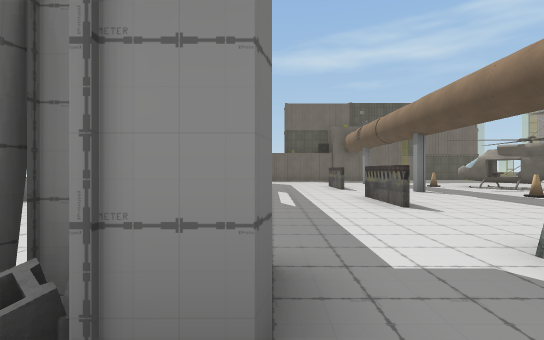
View 1 (above)

24 first-person views from a walk through a 3-D level made in the Unity game engine. The camera is 1.3 m above the floor, looks level and sees 85° across. The floor is counted in squares, 2 m on a side. Each view is taken from the middle of a square. On the plan, view 1 faces up. The plan holds only what a view shows up to about 9 squares ahead; the rest is blank. The place goes on beyond the plan. Some surface patterns are stand-ins.

View 2
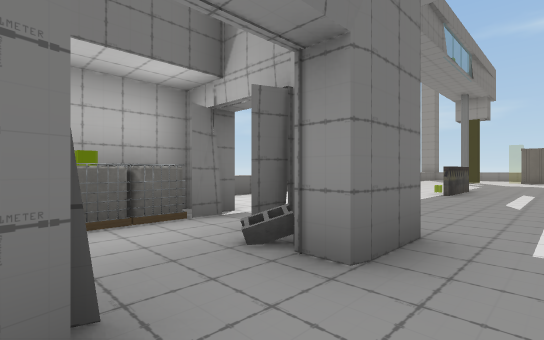

View 3
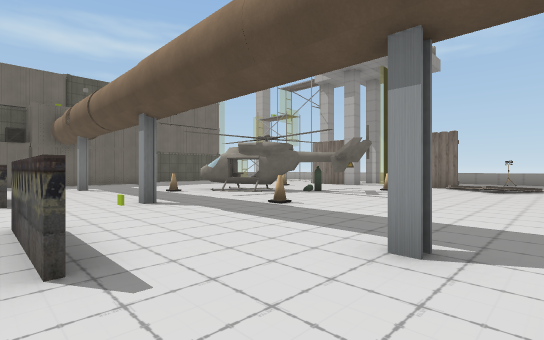

View 4
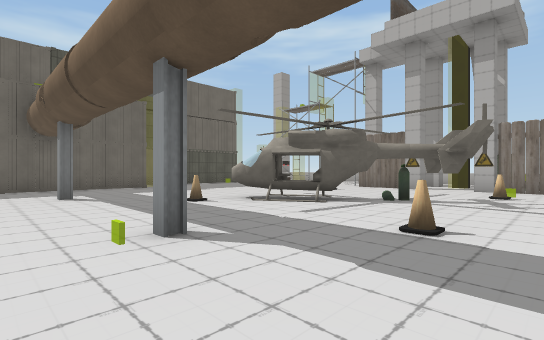

View 5
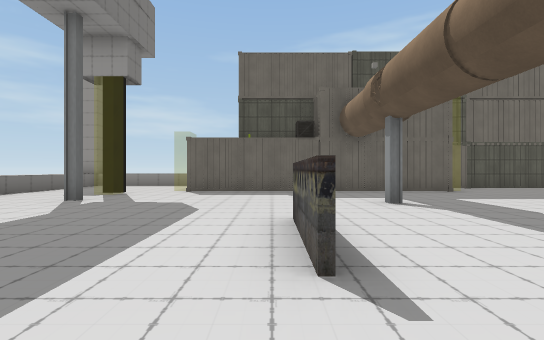

View 6
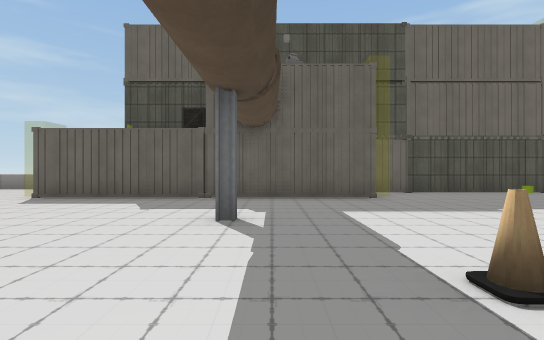

View 7
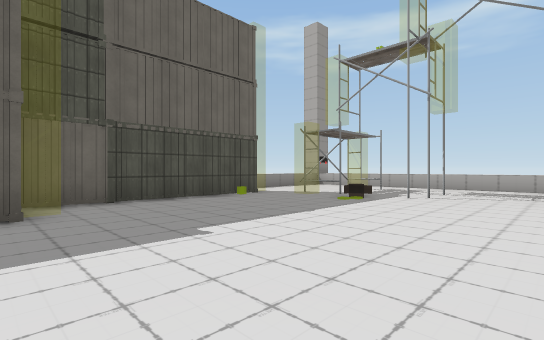

View 8
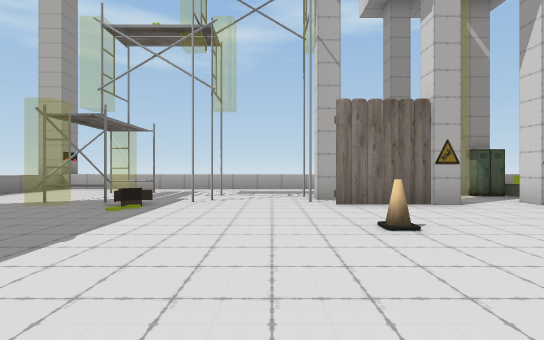

View 9
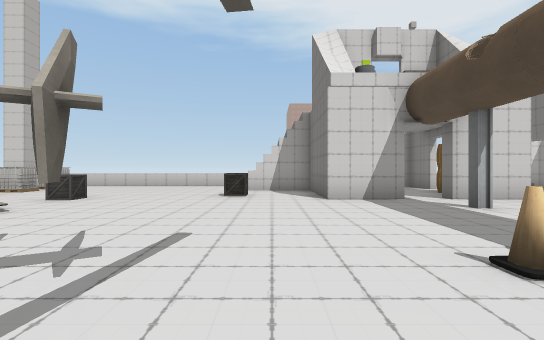

View 10
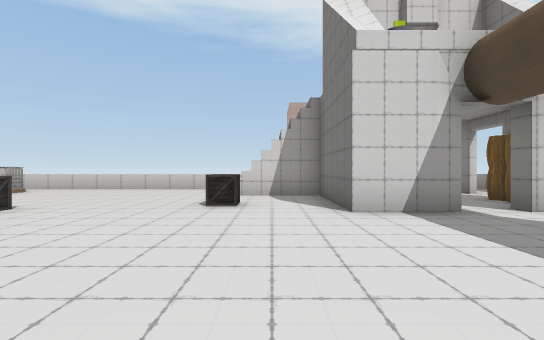

View 11
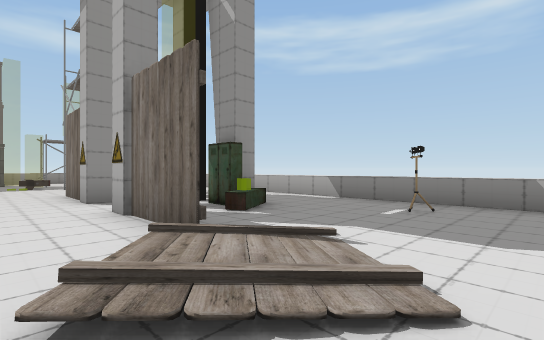

View 12
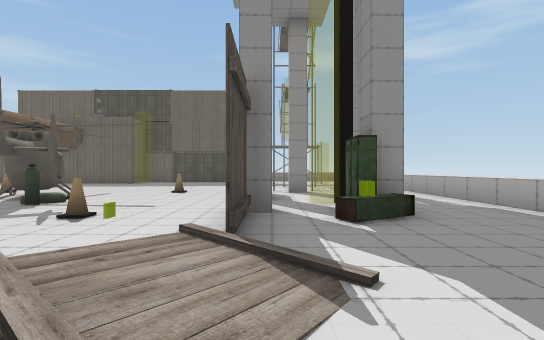

View 13
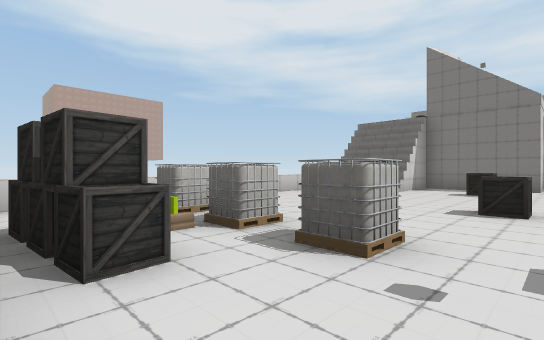

View 14
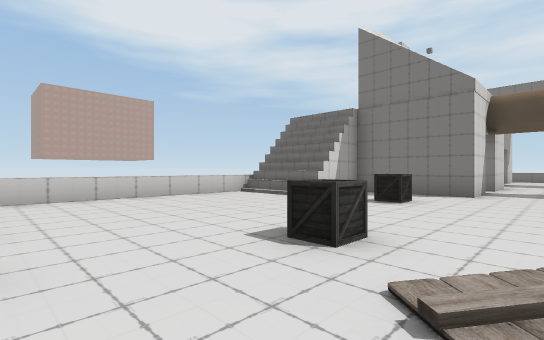

View 15
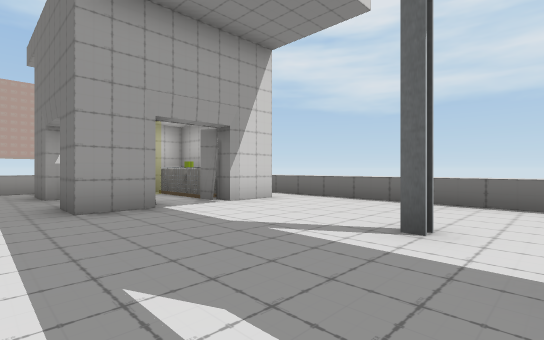

View 16
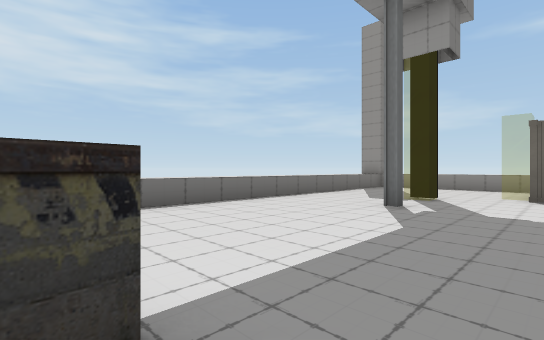

View 17
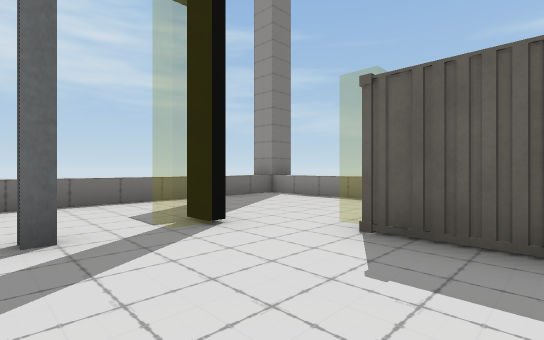

View 18
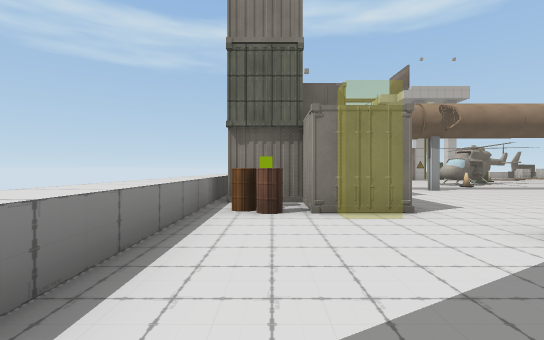

View 19
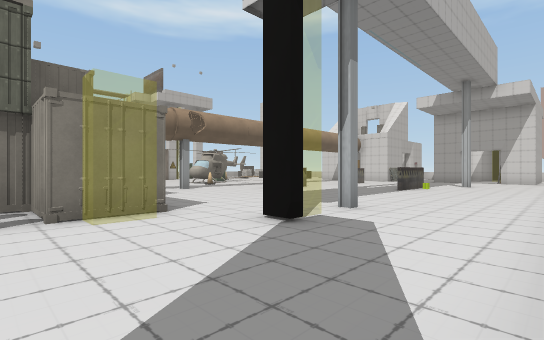

View 20
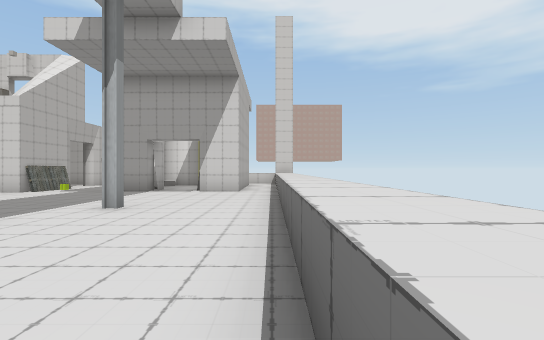

View 21
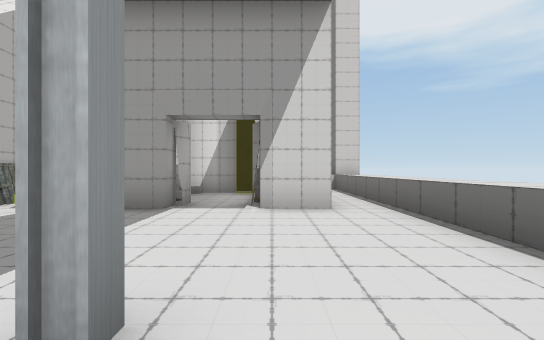

View 22
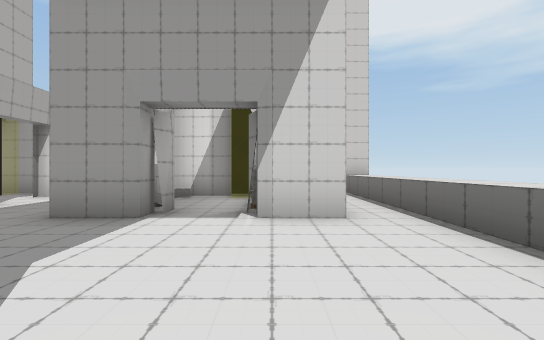

View 23
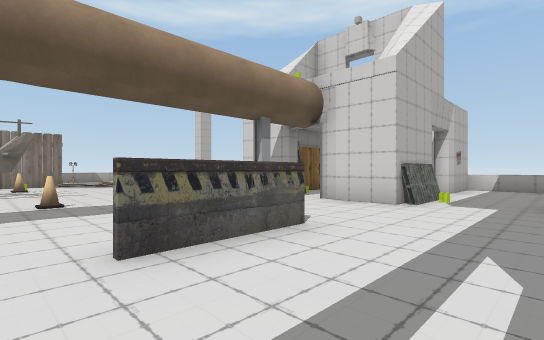

View 24
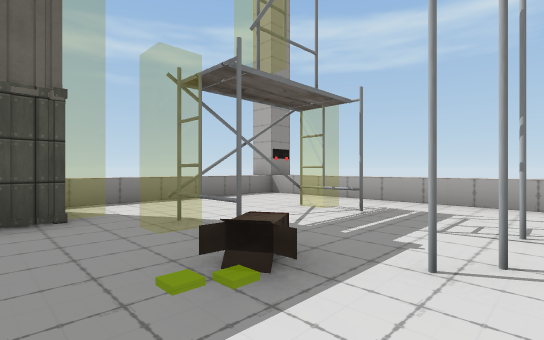

### Floor plan
Key: @ floor where view 1 was taken; # wall or solid block; . floor; / step, stairs or slope; = window, fence, low wall or low ledge; ^ raised ledge; C cone; B box; T tank; H helicopter; F fence; N container; R crate; L locker; U building; A barrel; O other object.
Columns run from 6 left of view 1 to 19 right of it. Each row starts with its distance up from view 1.
 21  ^^^^^^^^^         ^^^^^^
 20 ^......OOO  OOO    ......^
 19 ^.....AO      .N...=.....^
 18  ....=##    O =..........^
 17 ^.....###OOOOO......O.O..^
 16 ^...=..............RR....^
 15 ^...................#....^
 14 ^...#......#..........#..^
 13 ^........................^
 12 ^...........C....C..F#...^
 11 ^.......#.....H.....F....^
 10 ^.......#.....HH....## ..^
  9 ^....#.....#...HT....=#..^
  8 ^....#..........H...#L#..^
  7 ^.......#...C..H.C/.FLL..^
  6 ^...#...#........../F....^
  5 ^..................//..#.^
  4 ^..........#......./.....^
  3 ^........................^
  2 ^.##.##.BUUOO......B..T..
  1 ^.#T.O#.BU..U..B.......B.
  0 ^.#T..@..U. U.........TB.
 -1 ^.#T=.#...U     ......TBB
 -2 ^.#####..UU    /......  .
 -3 ^     ..       ^......  .
 -4       ^^^       ^^^^^^  ^

Where each view was taken, in squares from view 1:
view 1: 0 up, 0 right, facing up
view 2: 1 down, 1 right, facing up-left
view 3: 3 up, 2 right, facing up-right
view 4: 6 up, 3 right, facing up-right
view 5: 8 up, 2 right, facing up
view 6: 10 up, 5 right, facing up
view 7: 12 up, 7 right, facing up-right
view 8: 13 up, 8 right, facing right
view 9: 9 up, 8 right, facing down
view 10: 7 up, 8 right, facing down
view 11: 3 up, 12 right, facing up-right
view 12: 3 up, 14 right, facing up
view 13: 3 up, 18 right, facing down-left
view 14: 4 up, 15 right, facing down-left
view 15: 7 up, 1 right, facing down-left
view 16: 9 up, 0 right, facing up-left
view 17: 14 up, 1 right, facing up-left
view 18: 19 up, 5 left, facing right
view 19: 19 up, 5 left, facing down-right
view 20: 11 up, 5 left, facing down
view 21: 7 up, 3 left, facing down
view 22: 6 up, 3 left, facing down
view 23: 8 up, 0 right, facing down-right
view 24: 14 up, 12 right, facing up-right
